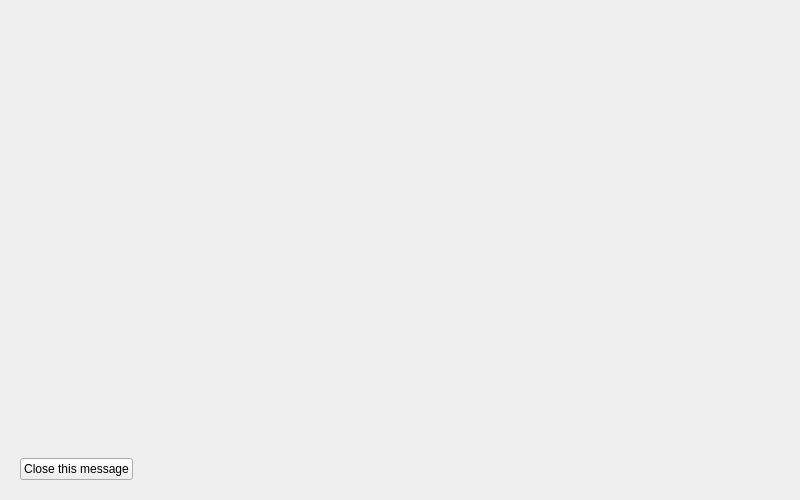
<?xml version="1.0" encoding="UTF-8"?>
<ui version="4.0">
 <class>messageDialog</class>
 <widget class="QDialog" name="messageDialog">
  <property name="geometry">
   <rect>
    <x>0</x>
    <y>0</y>
    <width>800</width>
    <height>500</height>
   </rect>
  </property>
  <property name="windowTitle">
   <string>Dialog</string>
  </property>
  <layout class="QGridLayout" name="gridLayout">
   <property name="leftMargin">
    <number>20</number>
   </property>
   <property name="topMargin">
    <number>20</number>
   </property>
   <property name="rightMargin">
    <number>20</number>
   </property>
   <property name="bottomMargin">
    <number>20</number>
   </property>
   <property name="spacing">
    <number>10</number>
   </property>
   <item row="1" column="1">
    <spacer name="horizontalSpacer">
     <property name="orientation">
      <enum>Qt::Horizontal</enum>
     </property>
     <property name="sizeHint" stdset="0">
      <size>
       <width>40</width>
       <height>20</height>
      </size>
     </property>
    </spacer>
   </item>
   <item row="1" column="0">
    <widget class="QPushButton" name="buttonClose">
     <property name="text">
      <string>Close this message</string>
     </property>
     <property name="autoDefault">
      <bool>false</bool>
     </property>
    </widget>
   </item>
   <item row="0" column="0" colspan="2">
    <widget class="CGWebEngineView" name="webEngineView" native="true">
     <property name="sizePolicy">
      <sizepolicy hsizetype="Preferred" vsizetype="Expanding">
       <horstretch>0</horstretch>
       <verstretch>100</verstretch>
      </sizepolicy>
     </property>
     <property name="minimumSize">
      <size>
       <width>0</width>
       <height>150</height>
      </size>
     </property>
     <property name="url">
      <url>
       <string>about:blank</string>
      </url>
     </property>
    </widget>
   </item>
  </layout>
 </widget>
 <customwidgets>
  <customwidget>
   <class>CGWebEngineView</class>
   <extends>QWidget</extends>
   <header location="global">web_engine_view.h</header>
   <container>1</container>
  </customwidget>
 </customwidgets>
 <tabstops>
  <tabstop>buttonClose</tabstop>
 </tabstops>
 <resources/>
 <connections>
  <connection>
   <sender>buttonClose</sender>
   <signal>clicked()</signal>
   <receiver>messageDialog</receiver>
   <slot>accept()</slot>
   <hints>
    <hint type="sourcelabel">
     <x>93</x>
     <y>416</y>
    </hint>
    <hint type="destinationlabel">
     <x>299</x>
     <y>224</y>
    </hint>
   </hints>
  </connection>
 </connections>
</ui>
